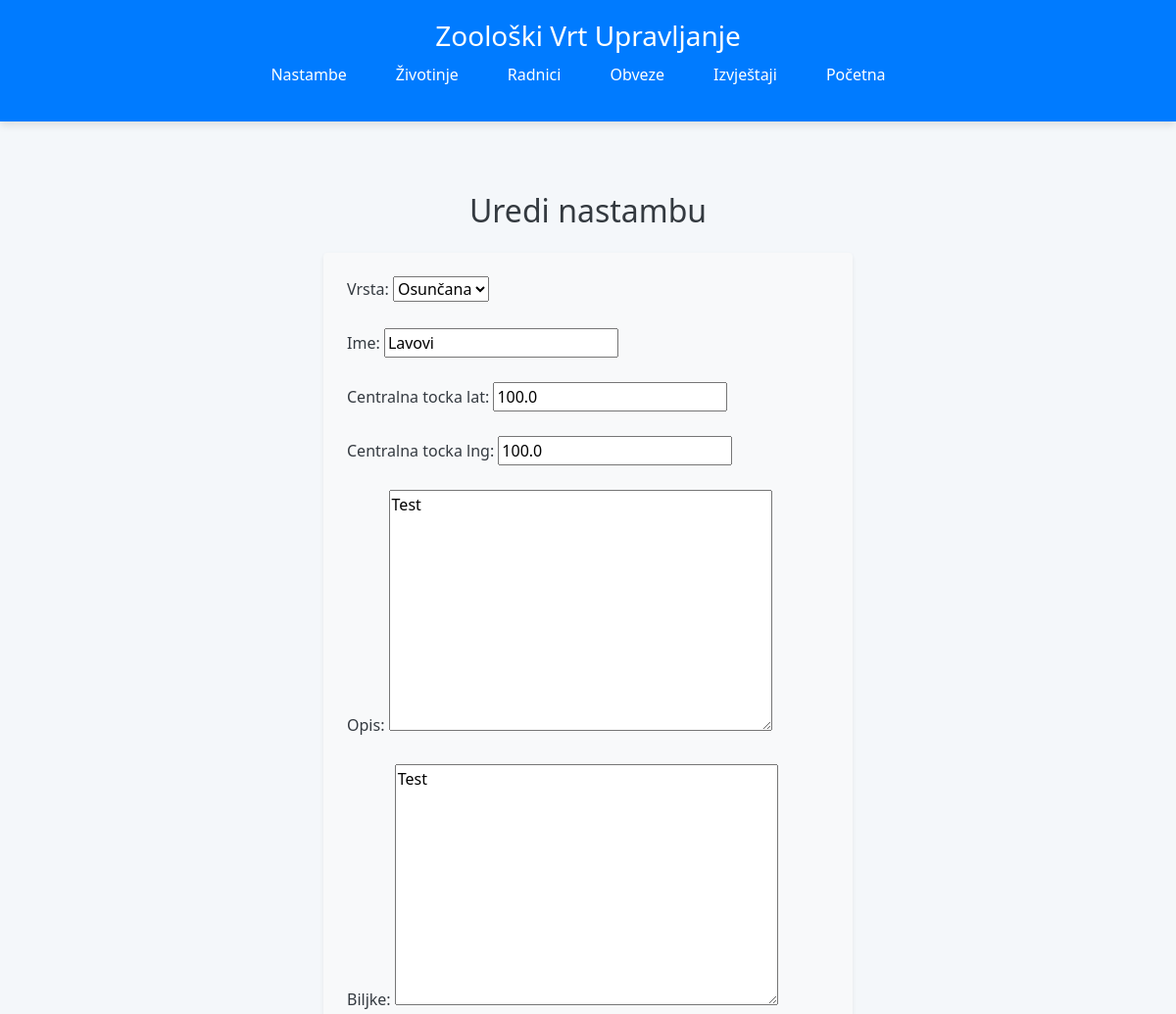
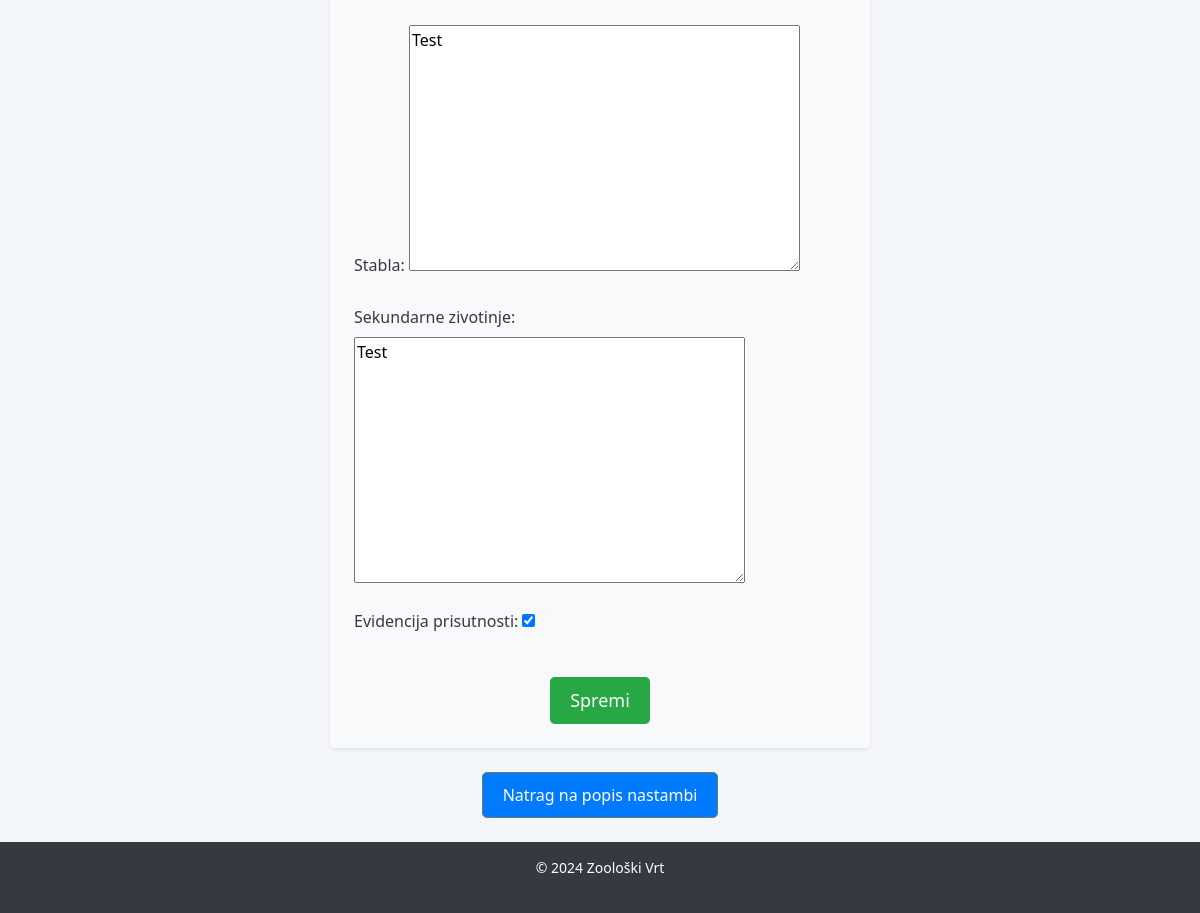
/zooloski/nastambe/3/uredi/, run on the app's committed database (2 pictures, top to bottom).
### Zooloski/models.py (models this page shows, shortened)
class Nastamba(models.Model):
    class Meta:
        verbose_name = "Nastamba"
        verbose_name_plural = "Nastambe"
    BROJ_CHOICES = [
        ('Mračna', 'Mračna'),
        ('Grijana', 'Grijana'),
        ('Osunčana', 'Osunčana'),
    ]
    id = models.AutoField(primary_key=True)
    vrsta = models.CharField(max_length=50, choices=BROJ_CHOICES)
    ime = models.CharField(max_length=100, blank=True, null=True)  # Opcionalno
    centralna_tocka_lat = models.FloatField()  # Latitude kao decimalna vrijednost
    centralna_tocka_lng = models.FloatField()  # Longitude kao decimalna vrijednost
    opis = models.TextField(blank=True, null=True)  # Možeš koristiti opisni tekst umjesto geometrije
    biljke = models.TextField(blank=True, null=True)
    stabla = models.TextField(blank=True, null=True)
    sekundarne_zivotinje = models.TextField(blank=True, null=True)
    evidencija_prisutnosti = models.BooleanField(default=False)  # Prisutnost slučajno/namjerno
    je_aktivna = models.BooleanField(default=True)

### Zooloski/views.py (the view)
# urls.py: path('nastambe/<int:id>/uredi/', views.nastamba_update, name='nastamba_update'),  # Uređivanje nastambe
def nastamba_update(request, id):
    nastamba = get_object_or_404(Nastamba, id=id)
    if request.method == 'POST':
        form = NastambaForm(request.POST, instance=nastamba)
        if form.is_valid():
            form.save()
            return redirect('nastamba_list')
    else:
        form = NastambaForm(instance=nastamba)
    return render(request, 'nastamba_form.html', {'form': form})

### Zooloski/forms.py
class NastambaForm(forms.ModelForm):
    class Meta:
        model = Nastamba
        fields = ['vrsta', 'ime', 'centralna_tocka_lat', 'centralna_tocka_lng', 'opis', 'biljke', 'stabla', 'sekundarne_zivotinje', 'evidencija_prisutnosti']

### Zooloski/templates/nastamba_form.html (shortened to what this page needs)
{% extends 'base.html' %}
{% block content %}
<div class="container mt-5">
    <h2 class="text-center mb-4">{% if form.instance.id %}Uredi{% else %}Dodaj{% endif %} nastambu</h2>
    <form method="post" class="p-4 shadow-sm bg-light rounded">
        {{ form.as_p }}
        <div class="text-center">
            <button type="submit" class="btn btn-success btn-lg mt-3">Spremi</button>
        </div>
    </form>
    <div class="text-center mt-4">
        <a href="{% url 'nastamba_list' %}" class="btn btn-secondary">Natrag na popis nastambi</a>
    </div>
</div>
{% endblock %}

### Zooloski/templates/base.html (style rules this page uses)
html, body { height: 100%; font-family: 'Segoe UI', Tahoma, Geneva, Verdana, sans-serif; background-color: #f4f7fa; color: #343a40; }
body { display: flex; flex-direction: column; }
.container { max-width: 1140px; }
h1, p { margin-bottom: 20px; }
a.btn { background-color: #007bff; color: white; font-weight: 500; padding: 10px 20px; border-radius: 5px; text-decoration: none; transition: background-color 0.3s ease; }

### Zooloski/templates/nastamba_form.html (style rules this page uses)
.container { max-width: 600px; margin: 0 auto; }
form { background-color: #f8f9fa; border-radius: 8px; border: none; }
.btn-success { background-color: #28a745; color: white; border: none; padding: 10px 20px; font-size: 18px; }
.btn-secondary { padding: 10px 20px; font-size: 16px; color: white; }

### data on the page
Nastamba: vrsta "Osunčana", ime "Lavovi", centralna_tocka_lat "100.0", centralna_tocka_lng "100.0", opis "Test", biljke "Test", stabla "Test", sekundarne_zivotinje "Test", evidencija_prisutnosti "☑"
